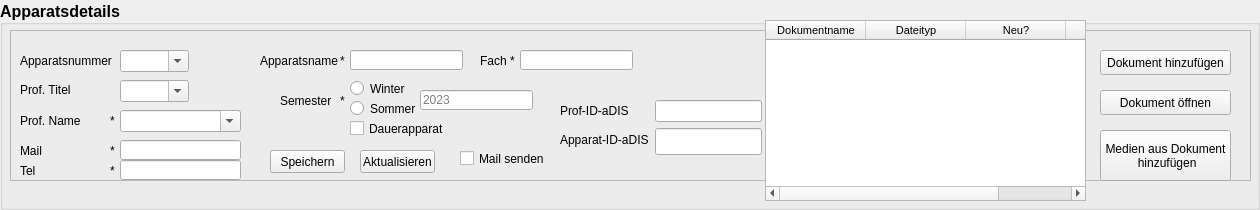
               <widget class="QGroupBox" name="app_group_box">
                <property name="sizePolicy">
                 <sizepolicy hsizetype="Preferred" vsizetype="Fixed">
                  <horstretch>0</horstretch>
                  <verstretch>0</verstretch>
                 </sizepolicy>
                </property>
                <property name="minimumSize">
                 <size>
                  <width>0</width>
                  <height>210</height>
                 </size>
                </property>
                <property name="font">
                 <font>
                  <pointsize>12</pointsize>
                  <weight>75</weight>
                  <bold>true</bold>
                 </font>
                </property>
                <property name="title">
                 <string>Apparatsdetails</string>
                </property>
                <property name="alignment">
                 <set>Qt::AlignLeading|Qt::AlignLeft|Qt::AlignVCenter</set>
                </property>
                <property name="checkable">
                 <bool>false</bool>
                </property>
                <widget class="QTableWidget" name="dokument_list">
                 <property name="geometry">
                  <rect>
                   <x>765</x>
                   <y>20</y>
                   <width>321</width>
                   <height>181</height>
                  </rect>
                 </property>
                 <property name="font">
                  <font>
                   <pointsize>10</pointsize>
                   <weight>50</weight>
                   <bold>false</bold>
                   <kerning>false</kerning>
                  </font>
                 </property>
                 <property name="focusPolicy">
                  <enum>Qt::NoFocus</enum>
                 </property>
                 <property name="acceptDrops">
                  <bool>true</bool>
                 </property>
                 <property name="sizeAdjustPolicy">
                  <enum>QAbstractScrollArea::AdjustToContents</enum>
                 </property>
                 <property name="dragEnabled">
                  <bool>true</bool>
                 </property>
                 <property name="dragDropMode">
                  <enum>QAbstractItemView::DropOnly</enum>
                 </property>
                 <property name="defaultDropAction">
                  <enum>Qt::LinkAction</enum>
                 </property>
                 <property name="selectionMode">
                  <enum>QAbstractItemView::SingleSelection</enum>
                 </property>
                 <column>
                  <property name="text">
                   <string>Dokumentname</string>
                  </property>
                  <property name="font">
                   <font>
                    <family>Arial</family>
                    <pointsize>8</pointsize>
                   </font>
                  </property>
                 </column>
                 <column>
                  <property name="text">
                   <string>Dateityp</string>
                  </property>
                  <property name="font">
                   <font>
                    <family>Arial</family>
                    <pointsize>8</pointsize>
                   </font>
                  </property>
                 </column>
                 <column>
                  <property name="text">
                   <string>Neu?</string>
                  </property>
                  <property name="font">
                   <font>
                    <family>Arial</family>
                    <pointsize>8</pointsize>
                   </font>
                  </property>
                 </column>
                 <column>
                  <property name="text">
                   <string>path</string>
                  </property>
                 </column>
                </widget>
                <widget class="QFrame" name="frame">
                 <property name="enabled">
                  <bool>true</bool>
                 </property>
                 <property name="geometry">
                  <rect>
                   <x>10</x>
                   <y>30</y>
                   <width>1241</width>
                   <height>151</height>
                  </rect>
                 </property>
                 <property name="sizePolicy">
                  <sizepolicy hsizetype="Fixed" vsizetype="Fixed">
                   <horstretch>0</horstretch>
                   <verstretch>0</verstretch>
                  </sizepolicy>
                 </property>
                 <property name="frameShape">
                  <enum>QFrame::StyledPanel</enum>
                 </property>
                 <property name="frameShadow">
                  <enum>QFrame::Raised</enum>
                 </property>
                 <widget class="QComboBox" name="drpdwn_prof_title">
                  <property name="geometry">
                   <rect>
                    <x>110</x>
                    <y>50</y>
                    <width>69</width>
                    <height>22</height>
                   </rect>
                  </property>
                  <property name="font">
                   <font>
                    <pointsize>9</pointsize>
                    <weight>50</weight>
                    <bold>false</bold>
                   </font>
                  </property>
                  <property name="editable">
                   <bool>true</bool>
                  </property>
                 </widget>
                 <widget class="QLabel" name="label_5">
                  <property name="geometry">
                   <rect>
                    <x>250</x>
                    <y>20</y>
                    <width>91</width>
                    <height>21</height>
                   </rect>
                  </property>
                  <property name="font">
                   <font>
                    <pointsize>9</pointsize>
                    <weight>50</weight>
                    <bold>false</bold>
                   </font>
                  </property>
                  <property name="text">
                   <string>Apparatsname</string>
                  </property>
                 </widget>
                 <widget class="QRadioButton" name="sem_winter">
                  <property name="geometry">
                   <rect>
                    <x>340</x>
                    <y>50</y>
                    <width>82</width>
                    <height>17</height>
                   </rect>
                  </property>
                  <property name="font">
                   <font>
                    <pointsize>9</pointsize>
                    <weight>50</weight>
                    <bold>false</bold>
                   </font>
                  </property>
                  <property name="focusPolicy">
                   <enum>Qt::NoFocus</enum>
                  </property>
                  <property name="text">
                   <string>Winter</string>
                  </property>
                 </widget>
                 <widget class="QLabel" name="label_4">
                  <property name="geometry">
                   <rect>
                    <x>10</x>
                    <y>80</y>
                    <width>71</width>
                    <height>21</height>
                   </rect>
                  </property>
                  <property name="font">
                   <font>
                    <pointsize>9</pointsize>
                    <weight>50</weight>
                    <bold>false</bold>
                   </font>
                  </property>
                  <property name="text">
                   <string>Prof. Name</string>
                  </property>
                 </widget>
                 <widget class="QComboBox" name="drpdwn_app_nr">
                  <property name="geometry">
                   <rect>
                    <x>110</x>
                    <y>20</y>
                    <width>69</width>
                    <height>22</height>
                   </rect>
                  </property>
                  <property name="font">
                   <font>
                    <pointsize>9</pointsize>
                    <weight>50</weight>
                    <bold>false</bold>
                   </font>
                  </property>
                  <property name="inputMethodHints">
                   <set>Qt::ImhDigitsOnly</set>
                  </property>
                  <property name="editable">
                   <bool>true</bool>
                  </property>
                 </widget>
                 <widget class="QLineEdit" name="app_name">
                  <property name="geometry">
                   <rect>
                    <x>340</x>
                    <y>20</y>
                    <width>113</width>
                    <height>20</height>
                   </rect>
                  </property>
                  <property name="font">
                   <font>
                    <pointsize>9</pointsize>
                    <weight>50</weight>
                    <bold>false</bold>
                   </font>
                  </property>
                  <property name="focusPolicy">
                   <enum>Qt::StrongFocus</enum>
                  </property>
                 </widget>
                 <widget class="QRadioButton" name="sem_sommer">
                  <property name="geometry">
                   <rect>
                    <x>340</x>
                    <y>70</y>
                    <width>82</width>
                    <height>17</height>
                   </rect>
                  </property>
                  <property name="font">
                   <font>
                    <pointsize>9</pointsize>
                    <weight>50</weight>
                    <bold>false</bold>
                   </font>
                  </property>
                  <property name="focusPolicy">
                   <enum>Qt::NoFocus</enum>
                  </property>
                  <property name="text">
                   <string>Sommer</string>
                  </property>
                 </widget>
                 <widget class="QLabel" name="label_3">
                  <property name="geometry">
                   <rect>
                    <x>10</x>
                    <y>50</y>
                    <width>61</width>
                    <height>20</height>
                   </rect>
                  </property>
                  <property name="font">
                   <font>
                    <pointsize>9</pointsize>
                    <weight>50</weight>
                    <bold>false</bold>
                   </font>
                  </property>
                  <property name="text">
                   <string>Prof. Titel</string>
                  </property>
                 </widget>
                 <widget class="QLabel" name="label_6">
                  <property name="geometry">
                   <rect>
                    <x>270</x>
                    <y>60</y>
                    <width>61</width>
                    <height>21</height>
                   </rect>
                  </property>
                  <property name="font">
                   <font>
                    <pointsize>9</pointsize>
                    <weight>50</weight>
                    <bold>false</bold>
                   </font>
                  </property>
                  <property name="text">
                   <string>Semester</string>
                  </property>
                 </widget>
                 <widget class="QLineEdit" name="sem_year">
                  <property name="geometry">
                   <rect>
                    <x>410</x>
                    <y>60</y>
                    <width>113</width>
                    <height>20</height>
                   </rect>
                  </property>
                  <property name="font">
                   <font>
                    <pointsize>9</pointsize>
                    <weight>50</weight>
                    <bold>false</bold>
                   </font>
                  </property>
                  <property name="focusPolicy">
                   <enum>Qt::StrongFocus</enum>
                  </property>
                  <property name="maxLength">
                   <number>4</number>
                  </property>
                  <property name="placeholderText">
                   <string>2023</string>
                  </property>
                 </widget>
                 <widget class="QLabel" name="label_2">
                  <property name="geometry">
                   <rect>
                    <x>10</x>
                    <y>20</y>
                    <width>101</width>
                    <height>21</height>
                   </rect>
                  </property>
                  <property name="font">
                   <font>
                    <pointsize>9</pointsize>
                    <weight>50</weight>
                    <bold>false</bold>
                   </font>
                  </property>
                  <property name="text">
                   <string>Apparatsnummer</string>
                  </property>
                 </widget>
                 <widget class="QPushButton" name="btn_apparat_save">
                  <property name="geometry">
                   <rect>
                    <x>260</x>
                    <y>120</y>
                    <width>75</width>
                    <height>23</height>
                   </rect>
                  </property>
                  <property name="font">
                   <font>
                    <pointsize>9</pointsize>
                    <weight>50</weight>
                    <bold>false</bold>
                   </font>
                  </property>
                  <property name="text">
                   <string>Speichern</string>
                  </property>
                 </widget>
                 <widget class="QPushButton" name="btn_apparat_apply">
                  <property name="geometry">
                   <rect>
                    <x>350</x>
                    <y>120</y>
                    <width>75</width>
                    <height>23</height>
                   </rect>
                  </property>
                  <property name="font">
                   <font>
                    <pointsize>9</pointsize>
                    <weight>50</weight>
                    <bold>false</bold>
                   </font>
                  </property>
                  <property name="text">
                   <string>Aktualisieren</string>
                  </property>
                 </widget>
                 <widget class="QCheckBox" name="check_eternal_app">
                  <property name="geometry">
                   <rect>
                    <x>340</x>
                    <y>90</y>
                    <width>101</width>
                    <height>17</height>
                   </rect>
                  </property>
                  <property name="font">
                   <font>
                    <pointsize>9</pointsize>
                    <weight>50</weight>
                    <bold>false</bold>
                   </font>
                  </property>
                  <property name="text">
                   <string>Dauerapparat</string>
                  </property>
                 </widget>
                 <widget class="QLabel" name="label_8">
                  <property name="geometry">
                   <rect>
                    <x>10</x>
                    <y>110</y>
                    <width>71</width>
                    <height>21</height>
                   </rect>
                  </property>
                  <property name="font">
                   <font>
                    <pointsize>9</pointsize>
                    <weight>50</weight>
                    <bold>false</bold>
                   </font>
                  </property>
                  <property name="text">
                   <string>Mail</string>
                  </property>
                 </widget>
                 <widget class="QLineEdit" name="prof_mail">
                  <property name="geometry">
                   <rect>
                    <x>110</x>
                    <y>110</y>
                    <width>121</width>
                    <height>20</height>
                   </rect>
                  </property>
                  <property name="font">
                   <font>
                    <pointsize>9</pointsize>
                    <weight>50</weight>
                    <bold>false</bold>
                   </font>
                  </property>
                  <property name="inputMethodHints">
                   <set>Qt::ImhEmailCharactersOnly</set>
                  </property>
                  <property name="maxLength">
                   <number>200</number>
                  </property>
                  <property name="placeholderText">
                   <string/>
                  </property>
                 </widget>
                 <widget class="QLabel" name="label_9">
                  <property name="geometry">
                   <rect>
                    <x>10</x>
                    <y>130</y>
                    <width>71</width>
                    <height>21</height>
                   </rect>
                  </property>
                  <property name="font">
                   <font>
                    <pointsize>9</pointsize>
                    <weight>50</weight>
                    <bold>false</bold>
                   </font>
                  </property>
                  <property name="text">
                   <string>Tel</string>
                  </property>
                 </widget>
                 <widget class="QLineEdit" name="prof_tel_nr">
                  <property name="geometry">
                   <rect>
                    <x>110</x>
                    <y>130</y>
                    <width>121</width>
                    <height>20</height>
                   </rect>
                  </property>
                  <property name="font">
                   <font>
                    <pointsize>9</pointsize>
                    <weight>50</weight>
                    <bold>false</bold>
                   </font>
                  </property>
                  <property name="inputMethodHints">
                   <set>Qt::ImhDigitsOnly</set>
                  </property>
                  <property name="placeholderText">
                   <string/>
                  </property>
                 </widget>
                 <widget class="QLabel" name="label_10">
                  <property name="geometry">
                   <rect>
                    <x>470</x>
                    <y>20</y>
                    <width>51</width>
                    <height>21</height>
                   </rect>
                  </property>
                  <property name="font">
                   <font>
                    <pointsize>9</pointsize>
                    <weight>50</weight>
                    <bold>false</bold>
                   </font>
                  </property>
                  <property name="text">
                   <string>Fach</string>
                  </property>
                 </widget>
                 <widget class="QLineEdit" name="app_fach">
                  <property name="geometry">
                   <rect>
                    <x>510</x>
                    <y>20</y>
                    <width>113</width>
                    <height>20</height>
                   </rect>
                  </property>
                  <property name="font">
                   <font>
                    <pointsize>9</pointsize>
                    <weight>50</weight>
                    <bold>false</bold>
                   </font>
                  </property>
                  <property name="focusPolicy">
                   <enum>Qt::StrongFocus</enum>
                  </property>
                 </widget>
                 <widget class="QComboBox" name="drpdwn_prof_name">
                  <property name="geometry">
                   <rect>
                    <x>110</x>
                    <y>80</y>
                    <width>121</width>
                    <height>22</height>
                   </rect>
                  </property>
                  <property name="font">
                   <font>
                    <pointsize>8</pointsize>
                    <weight>50</weight>
                    <bold>false</bold>
                   </font>
                  </property>
                  <property name="focusPolicy">
                   <enum>Qt::StrongFocus</enum>
                  </property>
                  <property name="editable">
                   <bool>true</bool>
                  </property>
                  <property name="currentText">
                   <string/>
                  </property>
                  <property name="insertPolicy">
                   <enum>QComboBox::InsertAlphabetically</enum>
                  </property>
                  <property name="frame">
                   <bool>true</bool>
                  </property>
                 </widget>
                 <widget class="QLabel" name="mail_mand">
                  <property name="geometry">
                   <rect>
                    <x>100</x>
                    <y>110</y>
                    <width>47</width>
                    <height>21</height>
                   </rect>
                  </property>
                  <property name="font">
                   <font>
                    <pointsize>9</pointsize>
                    <weight>50</weight>
                    <bold>false</bold>
                   </font>
                  </property>
                  <property name="text">
                   <string>*</string>
                  </property>
                 </widget>
                 <widget class="QLabel" name="telnr_mand">
                  <property name="geometry">
                   <rect>
                    <x>100</x>
                    <y>130</y>
                    <width>47</width>
                    <height>21</height>
                   </rect>
                  </property>
                  <property name="font">
                   <font>
                    <pointsize>9</pointsize>
                    <weight>50</weight>
                    <bold>false</bold>
                   </font>
                  </property>
                  <property name="text">
                   <string>*</string>
                  </property>
                 </widget>
                 <widget class="QLabel" name="profname_mand">
                  <property name="geometry">
                   <rect>
                    <x>100</x>
                    <y>80</y>
                    <width>47</width>
                    <height>21</height>
                   </rect>
                  </property>
                  <property name="font">
                   <font>
                    <pointsize>9</pointsize>
                    <weight>50</weight>
                    <bold>false</bold>
                   </font>
                  </property>
                  <property name="text">
                   <string>*</string>
                  </property>
                 </widget>
                 <widget class="QLabel" name="appname_mand">
                  <property name="geometry">
                   <rect>
                    <x>330</x>
                    <y>20</y>
                    <width>16</width>
                    <height>21</height>
                   </rect>
                  </property>
                  <property name="font">
                   <font>
                    <pointsize>9</pointsize>
                    <weight>50</weight>
                    <bold>false</bold>
                   </font>
                  </property>
                  <property name="text">
                   <string>*</string>
                  </property>
                 </widget>
                 <widget class="QLabel" name="fach_mand">
                  <property name="geometry">
                   <rect>
                    <x>500</x>
                    <y>20</y>
                    <width>47</width>
                    <height>21</height>
                   </rect>
                  </property>
                  <property name="font">
                   <font>
                    <pointsize>9</pointsize>
                    <weight>50</weight>
                    <bold>false</bold>
                   </font>
                  </property>
                  <property name="focusPolicy">
                   <enum>Qt::NoFocus</enum>
                  </property>
                  <property name="text">
                   <string>*</string>
                  </property>
                 </widget>
                 <widget class="QLabel" name="_mand">
                  <property name="geometry">
                   <rect>
                    <x>330</x>
                    <y>60</y>
                    <width>16</width>
                    <height>21</height>
                   </rect>
                  </property>
                  <property name="font">
                   <font>
                    <pointsize>9</pointsize>
                    <weight>50</weight>
                    <bold>false</bold>
                   </font>
                  </property>
                  <property name="text">
                   <string>*</string>
                  </property>
                 </widget>
                 <widget class="QPushButton" name="btn_add_document">
                  <property name="geometry">
                   <rect>
                    <x>1090</x>
                    <y>20</y>
                    <width>131</width>
                    <height>25</height>
                   </rect>
                  </property>
                  <property name="font">
                   <font>
                    <pointsize>9</pointsize>
                    <weight>50</weight>
                    <bold>false</bold>
                   </font>
                  </property>
                  <property name="text">
                   <string>Dokument hinzufügen</string>
                  </property>
                 </widget>
                 <widget class="QPushButton" name="btn_open_document">
                  <property name="geometry">
                   <rect>
                    <x>1090</x>
                    <y>60</y>
                    <width>131</width>
                    <height>25</height>
                   </rect>
                  </property>
                  <property name="font">
                   <font>
                    <pointsize>9</pointsize>
                    <weight>50</weight>
                    <bold>false</bold>
                   </font>
                  </property>
                  <property name="text">
                   <string>Dokument öffnen</string>
                  </property>
                 </widget>
                 <widget class="QPushButton" name="check_file">
                  <property name="geometry">
                   <rect>
                    <x>1090</x>
                    <y>100</y>
                    <width>131</width>
                    <height>51</height>
                   </rect>
                  </property>
                  <property name="font">
                   <font>
                    <pointsize>9</pointsize>
                    <weight>50</weight>
                    <bold>false</bold>
                   </font>
                  </property>
                  <property name="toolTip">
                   <string>Abhängig von der Anzahl der Medien kann die Suche sehr lange dauern</string>
                  </property>
                  <property name="text">
                   <string>Medien aus Dokument
 hinzufügen</string>
                  </property>
                 </widget>
                 <widget class="QWidget" name="formLayoutWidget_2">
                  <property name="geometry">
                   <rect>
                    <x>550</x>
                    <y>70</y>
                    <width>202</width>
                    <height>80</height>
                   </rect>
                  </property>
                  <layout class="QFormLayout" name="formLayout_3">
                   <item row="0" column="0">
                    <widget class="QLabel" name="label_12">
                     <property name="font">
                      <font>
                       <pointsize>9</pointsize>
                       <weight>50</weight>
                       <bold>false</bold>
                      </font>
                     </property>
                     <property name="text">
                      <string>Prof-ID-aDIS</string>
                     </property>
                    </widget>
                   </item>
                   <item row="0" column="1">
                    <widget class="QLineEdit" name="prof_id_adis">
                     <property name="font">
                      <font>
                       <pointsize>9</pointsize>
                       <weight>50</weight>
                       <bold>false</bold>
                      </font>
                     </property>
                    </widget>
                   </item>
                   <item row="1" column="0">
                    <widget class="QLabel" name="label_13">
                     <property name="font">
                      <font>
                       <pointsize>9</pointsize>
                       <weight>50</weight>
                       <bold>false</bold>
                      </font>
                     </property>
                     <property name="text">
                      <string>Apparat-ID-aDIS</string>
                     </property>
                    </widget>
                   </item>
                   <item row="1" column="1">
                    <widget class="QLineEdit" name="apparat_id_adis"/>
                   </item>
                  </layout>
                 </widget>
                 <widget class="QCheckBox" name="check_send_mail">
                  <property name="geometry">
                   <rect>
                    <x>450</x>
                    <y>120</y>
                    <width>91</width>
                    <height>17</height>
                   </rect>
                  </property>
                  <property name="font">
                   <font>
                    <pointsize>9</pointsize>
                    <weight>50</weight>
                    <bold>false</bold>
                   </font>
                  </property>
                  <property name="text">
                   <string>Mail senden</string>
                  </property>
                 </widget>
                 <zorder>_mand</zorder>
                 <zorder>drpdwn_prof_title</zorder>
                 <zorder>label_5</zorder>
                 <zorder>sem_winter</zorder>
                 <zorder>label_4</zorder>
                 <zorder>drpdwn_app_nr</zorder>
                 <zorder>sem_sommer</zorder>
                 <zorder>label_3</zorder>
                 <zorder>label_6</zorder>
                 <zorder>sem_year</zorder>
                 <zorder>label_2</zorder>
                 <zorder>btn_apparat_save</zorder>
                 <zorder>btn_apparat_apply</zorder>
                 <zorder>check_eternal_app</zorder>
                 <zorder>label_8</zorder>
                 <zorder>label_9</zorder>
                 <zorder>label_10</zorder>
                 <zorder>mail_mand</zorder>
                 <zorder>telnr_mand</zorder>
                 <zorder>profname_mand</zorder>
                 <zorder>appname_mand</zorder>
                 <zorder>fach_mand</zorder>
                 <zorder>btn_add_document</zorder>
                 <zorder>btn_open_document</zorder>
                 <zorder>app_fach</zorder>
                 <zorder>app_name</zorder>
                 <zorder>prof_tel_nr</zorder>
                 <zorder>drpdwn_prof_name</zorder>
                 <zorder>prof_mail</zorder>
                 <zorder>check_file</zorder>
                 <zorder>formLayoutWidget_2</zorder>
                 <zorder>check_send_mail</zorder>
                </widget>
                <zorder>frame</zorder>
                <zorder>dokument_list</zorder>
               </widget>
